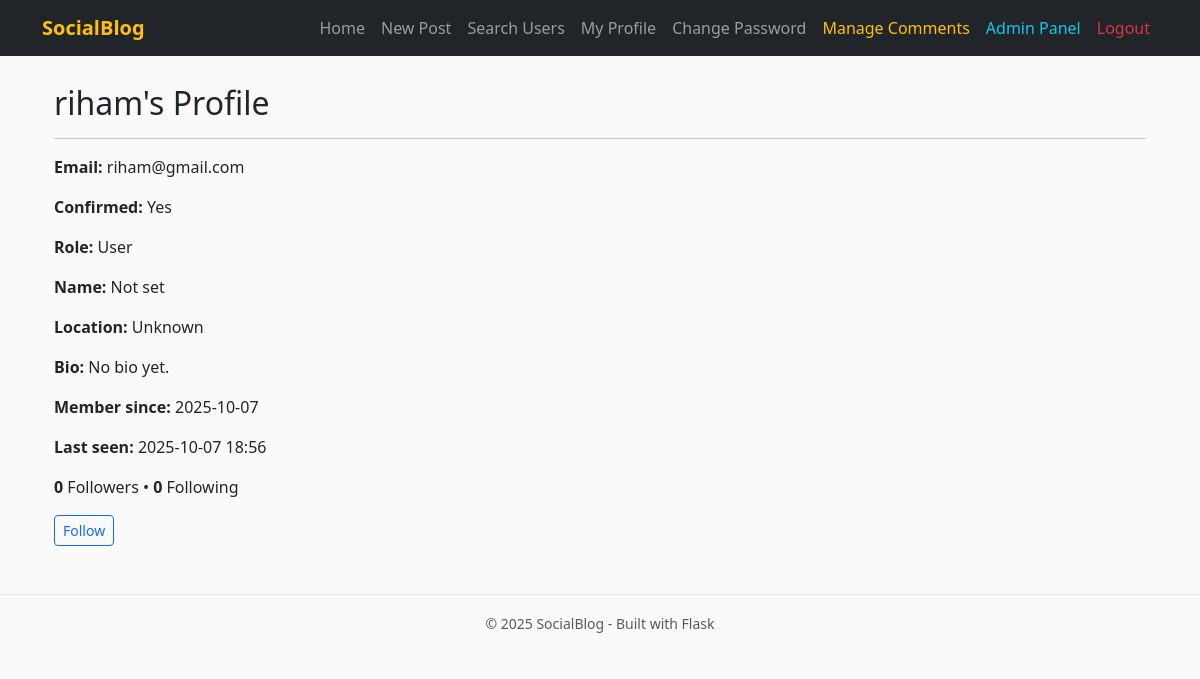
/profile/riham (signed in), run on an earlier commit of the app's database.
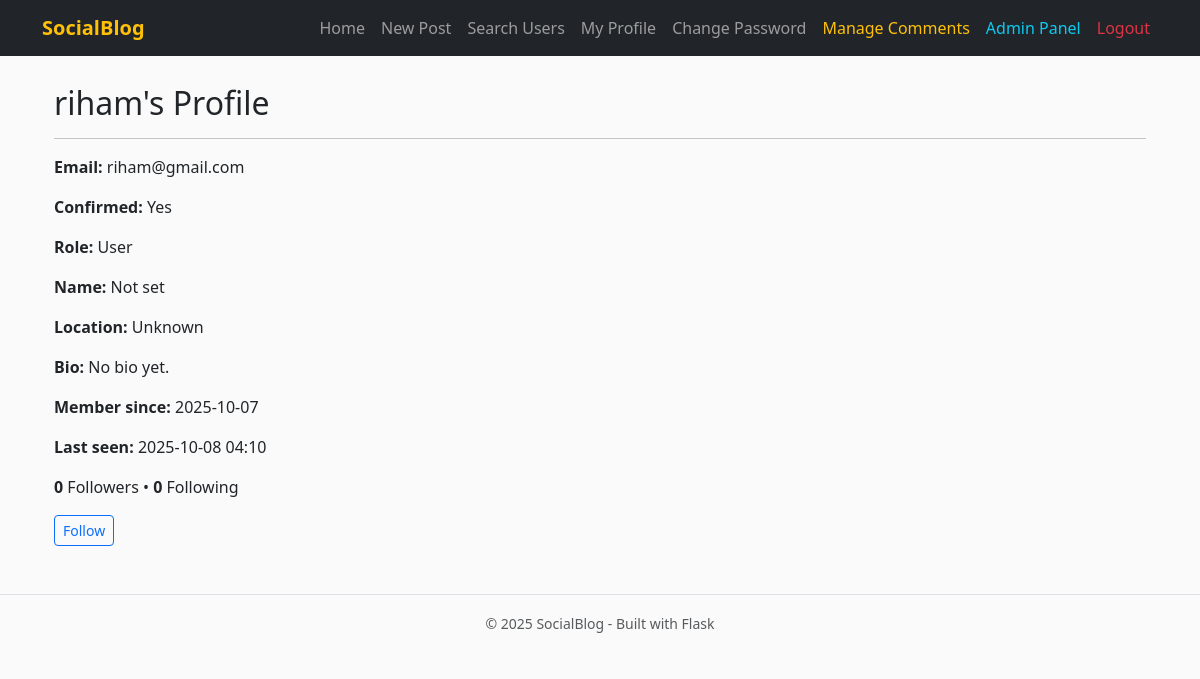
And on a later commit of the database.
### app/models.py (models this page shows, shortened)
class User(UserMixin, db.Model):
    __tablename__ = "users"
    id = db.Column(db.Integer, primary_key=True)
    username = db.Column(db.String(64), unique=True, index=True)
    email = db.Column(db.String(120), unique=True, index=True)
    password_hash = db.Column(db.String(128))
    confirmed = db.Column(db.Boolean, default=False)
    role_id = db.Column(db.Integer, db.ForeignKey('roles.id'))
    name = db.Column(db.String(64))
    location = db.Column(db.String(64))
    bio = db.Column(db.Text())
    member_since = db.Column(db.DateTime(), default=db.func.now())
    last_seen = db.Column(db.DateTime(), default=db.func.now())
    posts = db.relationship('Post', backref='author', lazy='dynamic')
    comments = db.relationship('Comment', backref='author', lazy='dynamic')
    followed = db.relationship(
        'Follow',
        foreign_keys=[Follow.follower_id],
        backref=db.backref('follower', lazy='joined'),
        lazy='dynamic',
        cascade='all, delete-orphan'
    )
    followers = db.relationship(
        'Follow',
        foreign_keys=[Follow.followed_id],
        backref=db.backref('followed', lazy='joined'),
        lazy='dynamic',
        cascade='all, delete-orphan'
    )
    def is_following(self, user):
        return self.followed.filter_by(followed_id=user.id).first() is not None
    def can(self, perm):
        return self.role is not None and (self.role.permissions & perm) == perm
    def is_administrator(self):
        return self.can(Permission.ADMIN)
    @property
    def password(self):
        raise AttributeError("password is not readable")
    def ping(self):
        self.last_seen = datetime.utcnow()
        db.session.add(self)
        db.session.commit()

### app/main/views.py (the view)
@main.route('/profile/<username>')
@login_required
def user_profile(username):
    user = User.query.filter_by(username=username).first_or_404()
    return render_template("user/profile.html", user=user)

### app/auth/views.py (called while the page is built)
@auth.before_app_request
def before_request():
    if current_user.is_authenticated:
        current_user.ping()
        if not current_user.confirmed \
                and request.blueprint != 'auth' \
                and request.endpoint != 'static':
            return redirect(url_for('auth.unconfirmed'))

### app/models.py (called while the page is built)
@login_manager.user_loader
def load_user(user_id):
    return User.query.get(int(user_id))

### app/templates/user/profile.html (shortened to what this page needs)
{% extends "base.html" %}
{% block content %}
<div class="container mt-4">
  <h2>{{ user.username }}'s Profile</h2>
  <hr>
  <div class="mb-3">
    <p><strong>Email:</strong> {{ user.email }}</p>
    <p><strong>Confirmed:</strong> {{ "Yes" if user.confirmed else "No" }}</p>
    <p><strong>Role:</strong> {{ user.role.name if user.role else "No role" }}</p>
  </div>
  <div class="mb-3">
    <p><strong>Name:</strong> {{ user.name or "Not set" }}</p>
    <p><strong>Location:</strong> {{ user.location or "Unknown" }}</p>
    <p><strong>Bio:</strong> {{ user.bio or "No bio yet." }}</p>
    <p><strong>Member since:</strong> {{ user.member_since.strftime("%Y-%m-%d") }}</p>
    <p><strong>Last seen:</strong> {{ user.last_seen.strftime("%Y-%m-%d %H:%M") }}</p>
  </div>
  <p>
    <strong>{{ user.followers.count() }}</strong> Followers •
    <strong>{{ user.followed.count() }}</strong> Following
  </p>
  {% if current_user.is_authenticated and current_user != user %}
    {% if current_user.is_following(user) %}
      <form action="{{ url_for('main.unfollow', username=user.username) }}" method="post" style="display:inline;">
        <button class="btn btn-outline-danger btn-sm">Unfollow</button>
      </form>
    {% else %}
      <form action="{{ url_for('main.follow', username=user.username) }}" method="post" style="display:inline;">
        <button class="btn btn-outline-primary btn-sm">Follow</button>
      </form>
    {% endif %}
  {% endif %}
</div>
{% endblock %}

What changed in the data, as far as the page shows it:
changed User "riham": last_seen "2025-10-07 18:56" → "2025-10-08 04:10"
